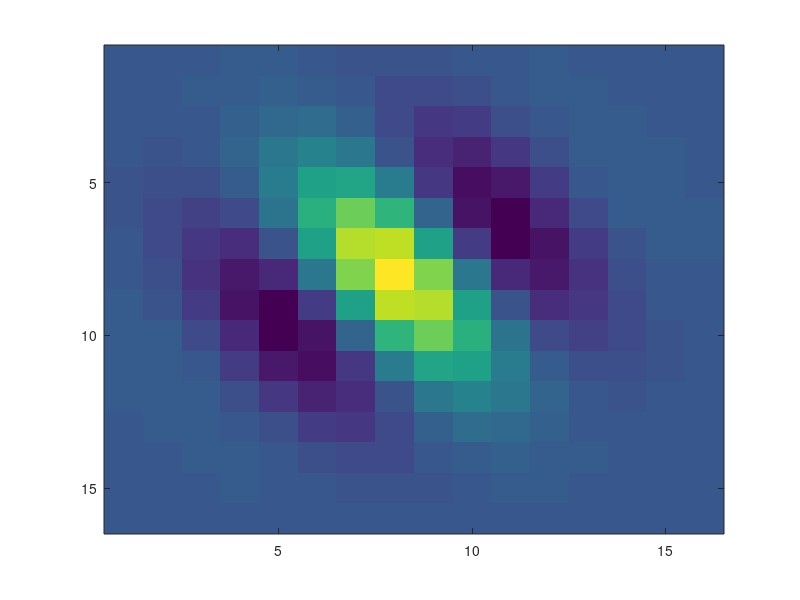

The MATLAB source for this figure:
function img = makeGabor(nPix, lambda, theta, phase, sigma, gamma)
% img = makeGabor(nPix, lambda, theta, phase, sigma, gamma) creates a Gabor
% filter as described in https://en.wikipedia.org/wiki/Gabor_filter.
% 
% Inputs:
% nPix      Edge length of patch, in pixels.
% lambda    Wavelength of Gabor (as fraction of patch size).
% theta     Orientation (in radians).
% phase     Phase offset of the Gabor.
% sigma     Standard deviation of the Gaussian envelope (as fraction of patch size).
% gamma     Spatial aspect ratio of the Gabor.
%
% Output:
% img       A nPix-by-nPix matrix containing the Gabor values.
%
% 1/23/2017 Matthias Minderer

if nargin<1
    nPix = 16;
end
if nargin<2
    lambda = 0.5;
end
if nargin<3
    theta = rand*2*pi;
end
if nargin<4
    phase = 0;
end
if nargin<5
    sigma = 1/6;
end
if nargin<6
    gamma = 1;
end

% Express spatial variables in terms of pixels:
lambda = lambda * nPix;
sigma = sigma * nPix;

% Gabor as described in https://en.wikipedia.org/wiki/Gabor_filter:
[xGrid, yGrid] = meshgrid((1:nPix)-nPix/2);
x_ = xGrid .* cos(theta) + yGrid .* sin(theta);
y_ = -xGrid .* sin(theta) + yGrid .* cos(theta);
img = exp(-(x_.^2 + gamma.^2 .* y_.^2)./(2.*sigma.^2)) .* ...
    sin(2.*pi.*x_/lambda + phase);

figure(5)
imagesc(exp(-(x_.^2 + gamma.^2 .* y_.^2)./(2.*sigma.^2)) .* ...
    cos(2.*pi.*x_/lambda + phase))